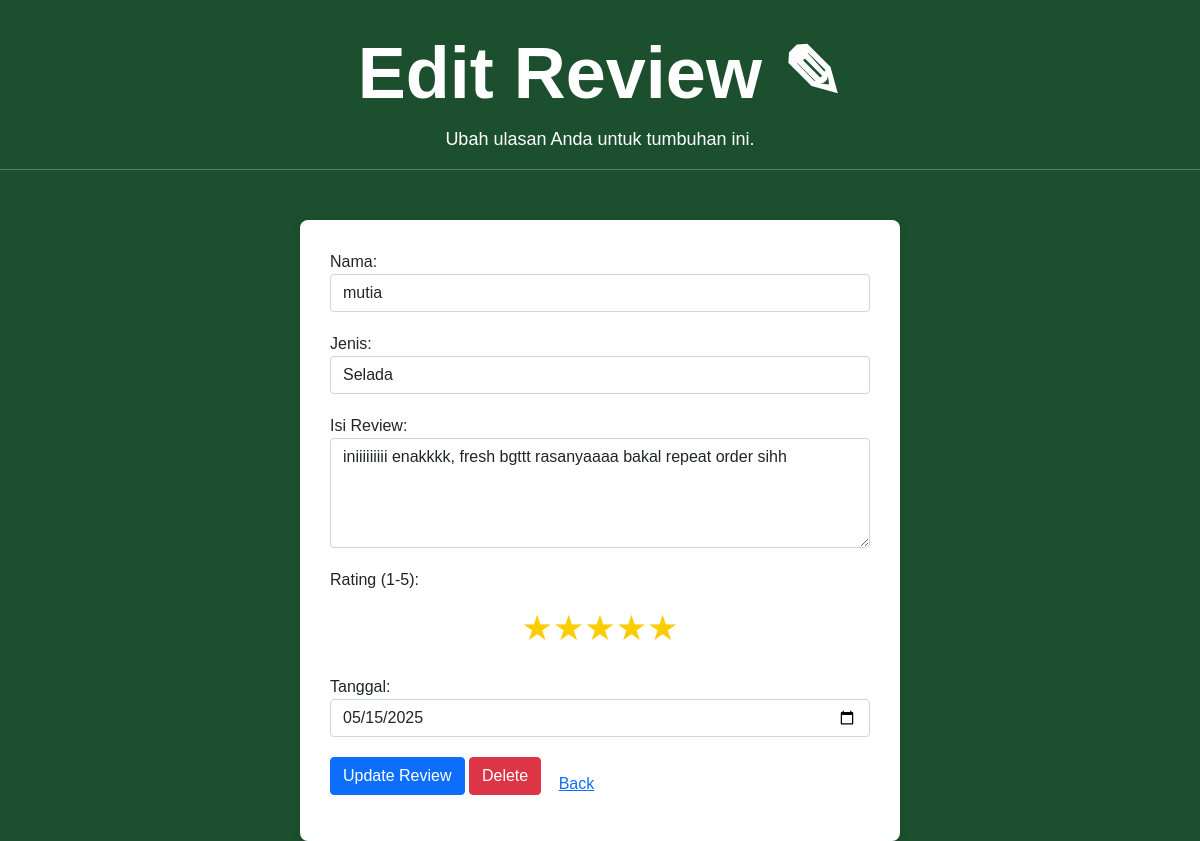
Page /form.php?id=15&id_book=book_4cefa404-30db-11f0-b74f-7cd30a82ec7f on the committed database.
### tables this page shows
CREATE TABLE `crud_041_book_reviews` (
  `id` int(11) NOT NULL,
  `name` varchar(100) NOT NULL,
  `review` text NOT NULL,
  `rating` int(11) DEFAULT NULL CHECK (`rating` between 1 and 5),
  `date` date NOT NULL,
  `book_id` varchar(255) NOT NULL,
  `username` varchar(50) NOT NULL,
  `password` varchar(255) NOT NULL
);

### form.php (the view, shortened to what this page needs)
<?php
include 'database/db.php';
$isEdit = isset($_GET['id']) ? true : false;
if ($isEdit) {
    $id_review = $_GET['id'];
    $queryReview = "SELECT * FROM crud_041_book_reviews WHERE id = ?";
    $stmtReview = $conn->prepare($queryReview);
    $stmtReview->bind_param("s", $id_review);
    $stmtReview->execute();
    $resultReview = $stmtReview->get_result();
    if ($resultReview->num_rows > 0) {
        $review = $resultReview->fetch_assoc();
    } else {
        echo "Review tidak ditemukan.";
        exit;
    }
}
$queryBook = "SELECT * FROM crud_041_book";
$result = mysqli_query($conn, $queryBook);
?>
<!DOCTYPE html>
<html lang="en">
<head>
    <link href="https://cdn.jsdelivr.net/npm/bootstrap@5.0.2/dist/css/bootstrap.min.css" rel="stylesheet">
    <link href="https://cdn.jsdelivr.net/npm/sweetalert2@11.5.5/dist/sweetalert2.min.css" rel="stylesheet">
</head>
<body>
<div class="header">
        <h1><?= $isEdit ? "Edit Review" : "Tulis Review" ?> ✎</h1>
        <p><?= $isEdit ? "Ubah ulasan Anda untuk tumbuhan ini." : "Tulis ulasan dan beri rating tumbuhan ini." ?></p>
        <hr>
    </div>
    <div class="container">
        <form id="reviewForm" action="<?= $isEdit ? 'database/update.php' : 'database/create.php' ?>" method="POST">
            <div class="form-group">
                <label for="name">Nama:</label>
                <input type="text" id="name" name="name" class="form-control" value="<?= $isEdit ? htmlspecialchars($review['name']) : '' ?>" placeholder="Masukkan nama Anda" required>
            </div>
            <div class="form-group">
                <label for="bookTitle">Jenis:</label>
                <select id="book_title" name="book_title" class="form-control" required>
                    <?php
                    while ($row = $result->fetch_assoc()) {
                        $selected = ($isEdit && $review['book_id'] == $row['id_book']) ? 'selected' : '';
                        echo "<option value='" . $row['id_book'] . "' $selected>" . $row['title'] . "</option>";
                    }
                    ?>
                </select>
            </div>
            <div class="form-group">
                <label for="reviewContent">Isi Review:</label>
                <textarea id="review" name="review" class="form-control" rows="4" placeholder="Tulis review Anda..." required><?= $isEdit ? htmlspecialchars($review['review']) : '' ?></textarea>
            </div>
            <div class="form-group">
                <label for="rating">Rating (1-5):</label>
                <div class="rating">
                    <?php
                    for ($i = 5; $i >= 1; $i--) {
                        $checked = ($isEdit && $review['rating'] == $i) ? 'checked' : '';
                        echo "<input type='radio' name='rating' id='rating$i' value='$i' $checked><label for='rating$i'>★</label>";
                    }
                    ?>
                </div>
            </div>
            <div class="form-group">
                <label for="date">Tanggal:</label>
                <input type="date" id="date" name="date" class="form-control" value="<?= $isEdit ? $review['date'] : '' ?>" required>
            </div>
            <?php if ($isEdit): ?>
                <input type="button" value="Update Review" class="btn btn-primary mb-3" onclick="return showUpdateAlert();">
            <?php else: ?>
                <input type="button" value="Save" class="btn btn-primary mb-3" onclick="return showSaveAlert();">
            <?php endif; ?>
            <?php if ($isEdit): ?>
                <a href="database/delete.php?id=<?= urlencode($review['id']) ?>" class="btn btn-danger mb-3" onclick="return showDeleteAlert(<?= $review['id'] ?>);">Delete</a>
            <?php endif; ?>
            <a href="Beranda.php" class="btn btn-link">Back</a>
        </form>
    </div>
</body>
</body>
</html>

### form.php (style rules this page uses)
body { background-color: rgb(28, 79, 45); font-family: 'Poppins', sans-serif; }
.header { text-align: center; color: rgb(255, 255, 255); margin-top: 30px; }
.header h1 { font-size: 72px; font-weight: bold; }
.header p { font-size: 18px; margin-top: 10px; }
.container { max-width: 600px; background-color: white; padding: 30px; border-radius: 8px; box-shadow: 0 4px 8px rgba(0, 0, 0, 0.1); margin-top: 50px; }
.form-group { margin-bottom: 20px; }
.rating { display: flex; justify-content: center; margin-top: 10px; direction: row; }
.rating label { font-size: 35px; color: #ccc; cursor: pointer; }
.rating input:checked ~ label, .rating label:hover, .rating label:hover ~ label { color: #ffcc00; }
.rating input:checked + label { color: #ffcc00; }

### rows in the picture
crud_041_book_reviews: name "mutia", review "iniiiiiiiii enakkkk, fresh bgttt rasanyaaaa bakal repeat order sihh", date "05/15/2025"

### other values in the picture
form field book_title "Selada"
